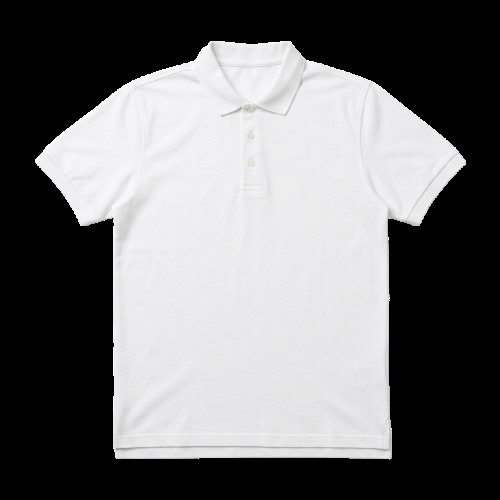
#> input picture images/mockups/polo.png, 500 x 500 px, found by its file name
$ python make_grayscale.py
#> lines starting #> are read from the running program, lines starting #| are printed output that depends on the picture
import cv2

for path in ['public/images/mockups/polo.png', 'public/images/mockups/polo_belakang.png']:
    img = cv2.imread(path, cv2.IMREAD_UNCHANGED)
#> img is the input picture: shape (500, 500, 4); mean B, G, R, A 114.6, 113.8, 113.8, 123
    if img is None:
        print(f"Could not read {path}")
        continue
    if len(img.shape) < 3 or img.shape[2] != 4:
        print(f"Skipping {path}, not a transparent PNG")
        continue

    bgr = img[:, :, :3]
    alpha = img[:, :, 3]
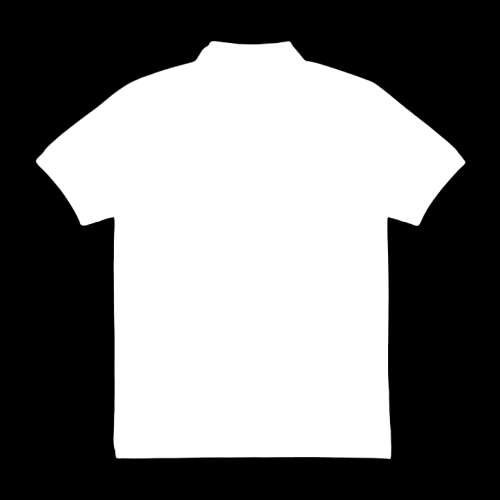
#> alpha: shape (500, 500); min 0, max 255, mean 123

    gray = cv2.cvtColor(bgr, cv2.COLOR_BGR2GRAY)
    gray_bgr = cv2.merge([gray, gray, gray])

    final = cv2.cvtColor(gray_bgr, cv2.COLOR_BGR2BGRA)
    final[:, :, 3] = alpha

    cv2.imwrite(path, final)
    print(f"Berhasil mengkonversi {path} ke template grayscale.")
#> pass 2 of the loop `for path in ['public/images/mockups/polo.png', 'public/images/mockups/..`:
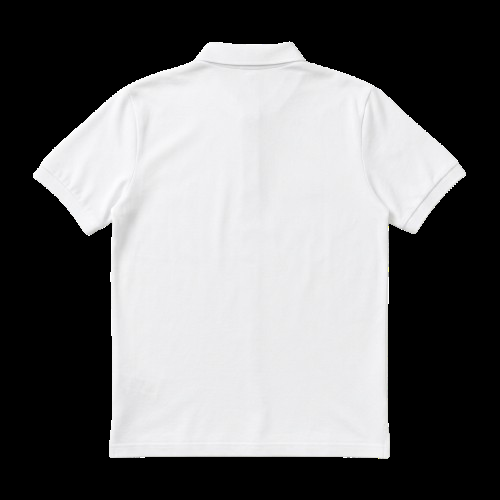
#> input picture images/mockups/polo_belakang.png, 500 x 500 px, found by its file name
#> img is the input picture: shape (500, 500, 4); mean B, G, R, A 115.7, 114.9, 114.9, 122.6
#> `alpha = img[:, :, 3]`:
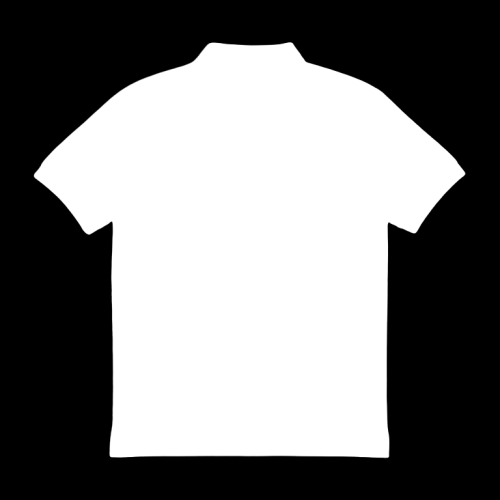
#> alpha: shape (500, 500); min 0, max 255, mean 122.6
